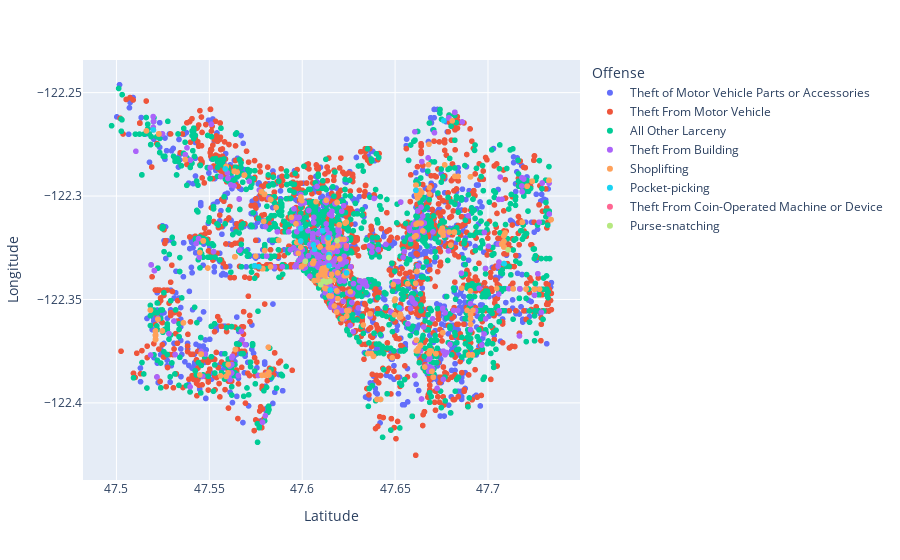

The notebook cell saved with this chart:
### Code cell
# https://plotly.com/python/line-and-scatter/
# fig = px.scatter(df, x="Latitude", y="Longitude", color="Offense")
# fig.show()

### Figure 1 — Plotly figure (JSON) as saved in the notebook; plotly's stock layout.template omitted (floating-point values rounded to 4 significant figures; data arrays with more than 128 entries replaced by an {"elided": "..."} marker saying what was removed)
{"data": [{"hovertemplate": "Offense=Theft of Motor Vehicle Parts or Accessories<br>Latitude=%{x}<br>Longitude=%{y}<extra></extra>", "legendgroup": "Theft of Motor Vehicle Parts or Accessories", "marker": {"color": "#636efa", "symbol": "circle"}, "mode": "markers", "name": "Theft of Motor Vehicle Parts or Accessories", "showlegend": true, "type": "scattergl", "x": {"elided": "1476 float values"}, "xaxis": "x", "y": {"elided": "1476 float values"}, "yaxis": "y"}, {"hovertemplate": "Offense=Theft From Motor Vehicle<br>Latitude=%{x}<br>Longitude=%{y}<extra></extra>", "legendgroup": "Theft From Motor Vehicle", "marker": {"color": "#EF553B", "symbol": "circle"}, "mode": "markers", "name": "Theft From Motor Vehicle", "showlegend": true, "type": "scattergl", "x": {"elided": "2311 float values"}, "xaxis": "x", "y": {"elided": "2311 float values"}, "yaxis": "y"}, {"hovertemplate": "Offense=All Other Larceny<br>Latitude=%{x}<br>Longitude=%{y}<extra></extra>", "legendgroup": "All Other Larceny", "marker": {"color": "#00cc96", "symbol": "circle"}, "mode": "markers", "name": "All Other Larceny", "showlegend": true, "type": "scattergl", "x": {"elided": "1693 float values"}, "xaxis": "x", "y": {"elided": "1693 float values"}, "yaxis": "y"}, {"hovertemplate": "Offense=Theft From Building<br>Latitude=%{x}<br>Longitude=%{y}<extra></extra>", "legendgroup": "Theft From Building", "marker": {"color": "#ab63fa", "symbol": "circle"}, "mode": "markers", "name": "Theft From Building", "showlegend": true, "type": "scattergl", "x": {"elided": "510 float values"}, "xaxis": "x", "y": {"elided": "510 float values"}, "yaxis": "y"}, {"hovertemplate": "Offense=Shoplifting<br>Latitude=%{x}<br>Longitude=%{y}<extra></extra>", "legendgroup": "Shoplifting", "marker": {"color": "#FFA15A", "symbol": "circle"}, "mode": "markers", "name": "Shoplifting", "showlegend": true, "type": "scattergl", "x": {"elided": "1010 float values"}, "xaxis": "x", "y": {"elided": "1010 float values"}, "yaxis": "y"}, {"hovertemplate": "Offense=Pocket-picking<br>Latitude=%{x}<br>Longitude=%{y}<extra></extra>", "legendgroup": "Pocket-picking", "marker": {"color": "#19d3f3", "symbol": "circle"}, "mode": "markers", "name": "Pocket-picking", "showlegend": true, "type": "scattergl", "x": [47.61, 47.61, 47.71, 47.61, 47.52, 47.6, 47.56, 47.62, 47.62, 47.58, 47.61, 47.57, 47.61, 47.61, 47.6, 47.66, 47.61, 47.65, 47.68], "xaxis": "x", "y": [-122.3, -122.3, -122.3, -122.3, -122.3, -122.3, -122.3, -122.3, -122.3, -122.3, -122.3, -122.3, -122.3, -122.3, -122.3, -122.3, -122.3, -122.4, -122.3], "yaxis": "y"}, {"hovertemplate": "Offense=Theft From Coin-Operated Machine or Device<br>Latitude=%{x}<br>Longitude=%{y}<extra></extra>", "legendgroup": "Theft From Coin-Operated Machine or Device", "marker": {"color": "#FF6692", "symbol": "circle"}, "mode": "markers", "name": "Theft From Coin-Operated Machine or Device", "showlegend": true, "type": "scattergl", "x": [47.62], "xaxis": "x", "y": [-122.3], "yaxis": "y"}, {"hovertemplate": "Offense=Purse-snatching<br>Latitude=%{x}<br>Longitude=%{y}<extra></extra>", "legendgroup": "Purse-snatching", "marker": {"color": "#B6E880", "symbol": "circle"}, "mode": "markers", "name": "Purse-snatching", "showlegend": true, "type": "scattergl", "x": [47.61, 47.62, 47.61, 47.61, 47.61, 47.71, 47.61, 47.6], "xaxis": "x", "y": [-122.3, -122.3, -122.3, -122.3, -122.3, -122.3, -122.3, -122.3], "yaxis": "y"}], "layout": {"legend": {"title": {"text": "Offense"}, "tracegroupgap": 0}, "margin": {"t": 60}, "xaxis": {"anchor": "y", "domain": [0, 1], "title": {"text": "Latitude"}}, "yaxis": {"anchor": "x", "domain": [0, 1], "title": {"text": "Longitude"}}}}
